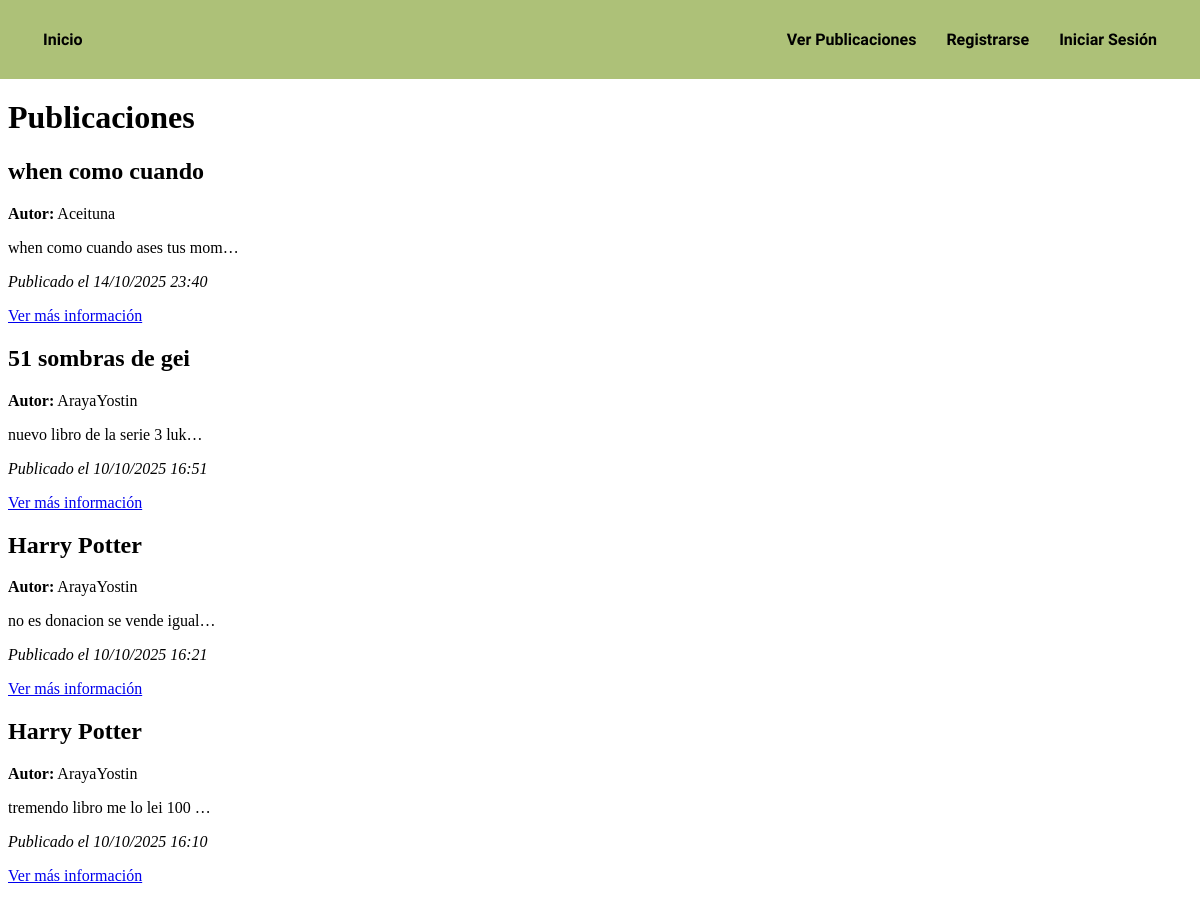
The page /publicaciones/ (upper part) on the database as committed earlier.
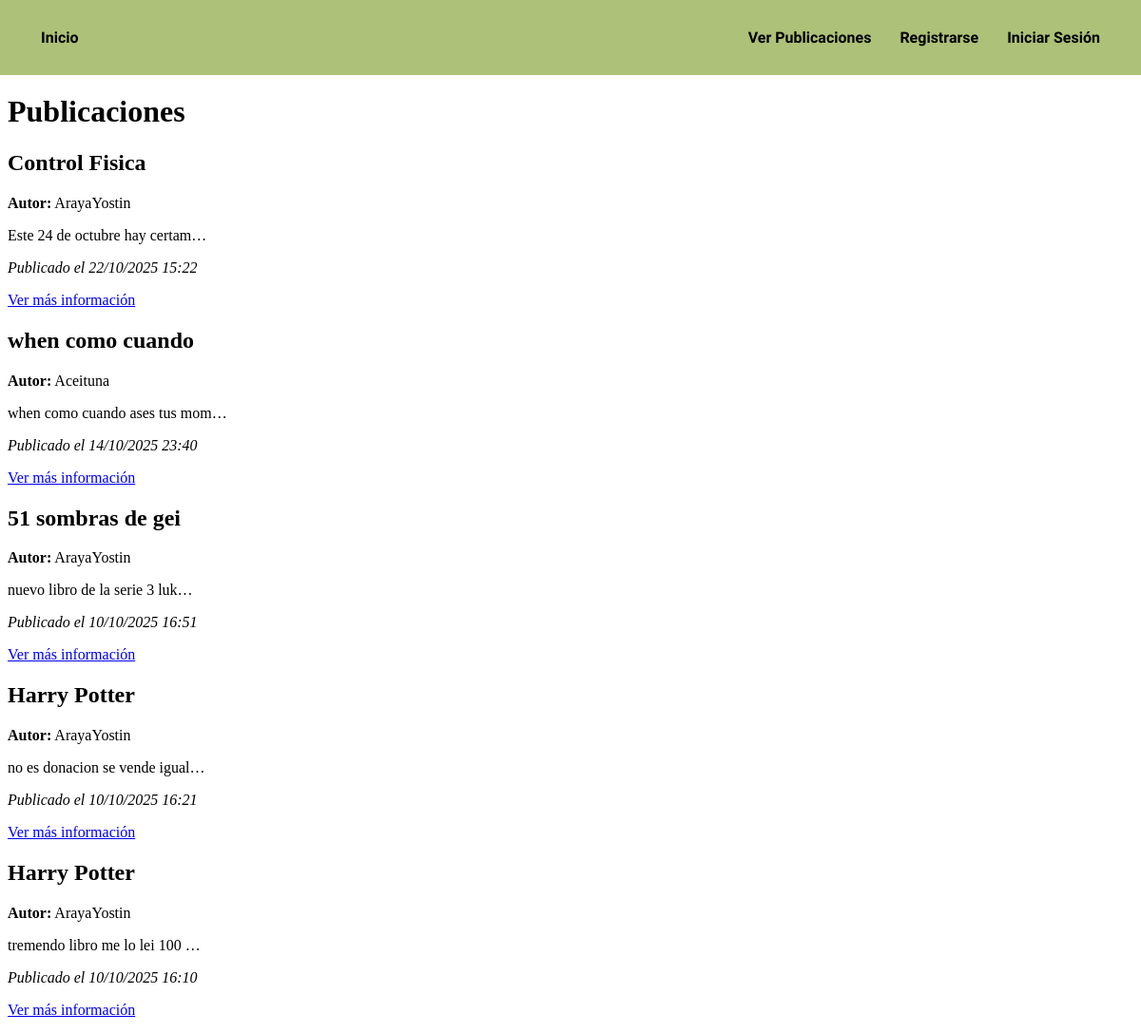
The same page on the database as committed later.
### BookityApp/models.py (models this page shows)
class Publicacion(models.Model):
    user = models.ForeignKey('auth.User', on_delete=models.CASCADE)
    titulo = models.CharField(max_length=100)
    descripcion = models.TextField()
    contacto = models.CharField(max_length=100)
    tipo = models.CharField(max_length=20, choices=[('Intercambio', 'Intercambio'), ('Donación', 'Donación')], default='Donación')
    fecha_publicacion = models.DateTimeField(auto_now_add=True)
    ubicacion = models.CharField(max_length=100)
    latitud = models.FloatField()
    longitud = models.FloatField()

### BookityApp/views.py (the view)
# urls.py: path('publicaciones/', publicaciones, name='publicaciones'),
def publicaciones(request):
    publicaciones = Publicacion.objects.all().order_by('-fecha_publicacion')
    return render(request, 'BookityApp/publicaciones.html', {
        'publicaciones': publicaciones
    })

### BookityApp/templates/BookityApp/publicaciones.html (shortened to what this page needs)
{% extends 'BookityApp/base.html' %}
{% load static %}
{% block extra_head %}
<link rel="stylesheet" href="https://unpkg.com/leaflet@1.9.4/dist/leaflet.css" />
{% endblock %}
{% block content %}
<div class="contenedor-publicaciones">
  <h1>Publicaciones</h1>
  {% if publicaciones %}
      {% for publicacion in publicaciones %}
          <div class="publicacion">
              <h2>{{ publicacion.titulo }}</h2>
              <p><strong>Autor:</strong> {{ publicacion.user.username }}</p>
              <p>{{ publicacion.descripcion|truncatechars:30 }}</p>
              <p><em>Publicado el {{ publicacion.fecha_publicacion|date:"d/m/Y H:i" }}</em></p>
              <a href="{% url 'detalle' publicacion.id %}">Ver más información</a>
          </div>
      {% endfor %}
  {% else %}
      <p>No hay publicaciones todavía.</p>
  {% endif %}
</div>
{% endblock %}

Rows that differ between the two databases and show on the page:
added Publicacion: titulo "Control Fisica", user.username "ArayaYostin", descripcion "Este 24 de octubre hay certam…", fecha_publicacion "22/10/2025 15:22"
